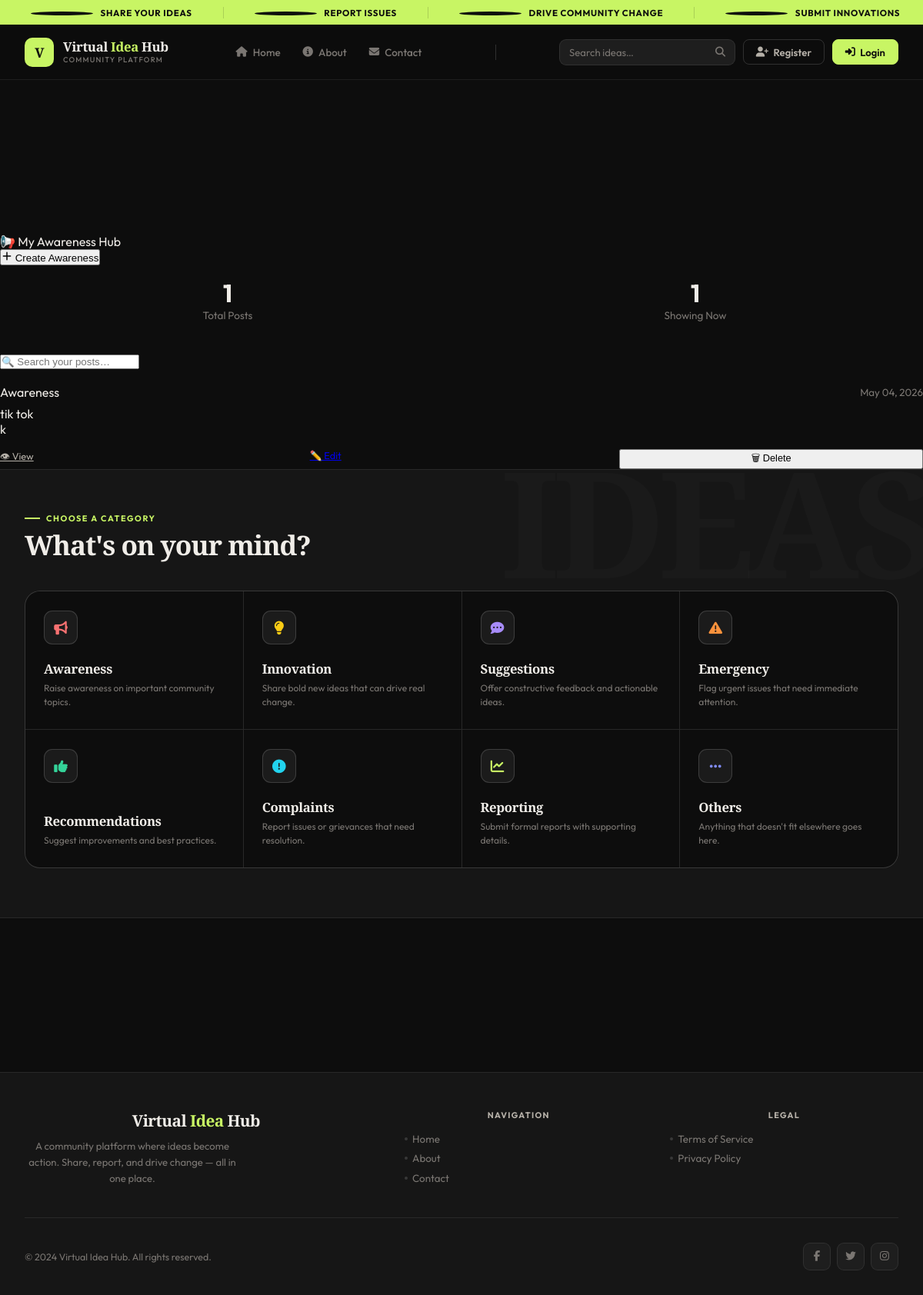
The app's page /awareness/ (signed in) with its own data.
### myapp/models.py (models this page shows, shortened)
class BasePost(models.Model):
    STATUS_CHOICES = [
        ('pending',   'Pending'),
        ('in_review', 'In Review'),
        ('resolved',  'Resolved'),
        ('rejected',  'Rejected'),
    ]
    user         = models.ForeignKey(User, on_delete=models.SET_NULL, null=True, blank=True)
    title        = models.CharField(max_length=255)
    content      = models.TextField()
    is_anonymous = models.BooleanField(default=False)
    status       = models.CharField(max_length=20, choices=STATUS_CHOICES, default='pending')
    created_at   = models.DateTimeField(auto_now_add=True)
    updated_at   = models.DateTimeField(auto_now=True)
    class Meta:
        abstract = True

class PostAwareness(BasePost):
    class Meta:
        verbose_name        = 'Awareness Post'
        verbose_name_plural = 'Awareness Posts'
        ordering            = ['-created_at']

### myapp/views.py (the view)
# urls.py: path('awareness/', views.awareness_dashboard, name='awareness_dashboard'),
@login_required
def awareness_dashboard(request):
    query = request.GET.get('q', '')
    posts = PostAwareness.objects.filter(user=request.user).order_by('-created_at')
    if query:
        posts = (
            PostAwareness.objects.filter(user=request.user, title__icontains=query) |
            PostAwareness.objects.filter(user=request.user, content__icontains=query)
        ).order_by('-created_at')
    return render(request, 'awareness/dashboard.html', {
        'posts': posts,
        'total': PostAwareness.objects.filter(user=request.user).count(),
        'query': query,
    })

### myapp/templates/awareness/dashboard.html (shortened to what this page needs)
{% extends "base.html" %}
{% block content %}
<div class="page-header">
    <div>
        <div class="greeting">📢 <span>My Awareness Hub</span></div>
    </div>
    <button class="btn btn-blue" onclick="toggleAwarenessForm()">
        <svg id="awareness-form-icon" fill="none" stroke="currentColor" viewBox="0 0 24 24" width="14" height="14">
            <path stroke-linecap="round" stroke-linejoin="round" stroke-width="2.5" d="M12 4v16m8-8H4"/>
        </svg>
        <span id="awareness-form-label">Create Awareness</span>
    </button>
</div>
<div style="display:flex; gap:1rem; margin-bottom:1.5rem; flex-wrap:wrap;">
    <div class="card" style="flex:1; min-width:140px; text-align:center; padding:1rem;">
        <div style="font-size:2rem; font-weight:700; color:var(--blue);">{{ total }}</div>
        <div style="font-size:0.85rem; color:var(--text-muted);">Total Posts</div>
    </div>
    <div class="card" style="flex:1; min-width:140px; text-align:center; padding:1rem;">
        <div style="font-size:2rem; font-weight:700; color:var(--green);">{{ posts|length }}</div>
        <div style="font-size:0.85rem; color:var(--text-muted);">Showing Now</div>
    </div>
</div>
<div style="margin-bottom:1.25rem;">
    <input
        id="awareness-search"
        type="text"
        class="form-control"
        placeholder="🔍 Search your posts…"
        value="{{ query }}"
        oninput="filterAwareness(this.value)"
    >
</div>
<div class="awareness-grid" id="awareness-grid">
    {% for post in posts %}
    <div class="awareness-card"
         data-title="{{ post.title|lower }}"
         data-content="{{ post.content|lower }}">
        <div style="display:flex; align-items:center; justify-content:space-between; margin-bottom:0.5rem;">
            <span class="badge badge-blue">Awareness</span>
            <small style="color:var(--text-muted);">{{ post.created_at|date:"M d, Y" }}</small>
        </div>
        <div class="awareness-card-title">{{ post.title }}</div>
        <div class="awareness-card-content">{{ post.content|truncatewords:25 }}</div>
        <div class="awareness-card-actions" style="display:flex; gap:0.5rem; margin-top:1rem;">
            <a href="{% url 'awareness_detail' post.id %}"
               class="btn btn-ghost" style="flex:1; justify-content:center; font-size:0.8rem;">
               👁 View
            </a>
            <a href="{% url 'edit_awareness' post.id %}"
               class="btn btn-blue" style="flex:1; justify-content:center; font-size:0.8rem;">
               ✏️ Edit
            </a>
            <form method="post" action="{% url 'delete_awareness' post.id %}"
                  onsubmit="return confirm('Delete this post?');" style="flex:1;">
                <button type="submit" class="btn btn-danger"
                        style="width:100%; justify-content:center; font-size:0.8rem;">
                    🗑 Delete
                </button>
            </form>
        </div>
    </div>
    {% empty %}
    <div class="awareness-empty" id="awareness-empty-state">
        <h3>No awareness posts yet</h3>
        <p>Click "Create Awareness" above to write your first post.</p>
    </div>
    {% endfor %}
</div>
{% endblock %}

### myapp/static/css/styles.css (style rules this page uses)
* { margin: 0; padding: 0; box-sizing: border-box; }
body { font-family: Arial, sans-serif; background-color: #bc9191; }

### myapp/templates/base.html (style rules this page uses)
*, *::before, *::after { box-sizing: border-box; margin: 0; padding: 0; }
:root { --bg: #0d0d0d; --surface: #161616; --surface2: #1e1e1e; --border: rgba(255,255,255,0.08); --border-strong: rgba(255,255,255,0.15); --text: #f0ede8; --text-muted: #7a7672; --text-soft: #b5b0a8; --accent: #c8f564; --accent-dim: rgba(200,245,100,0.12); --accent2: #ff6b35; --accent3: #7c9cff; --nav-h: 72px; --radius: 12px; --radius-lg: 20px; }
html { scroll-behavior: smooth; }
body { font-family: 'Outfit', sans-serif; background: var(--bg); color: var(--text); min-height: 100vh; display: flex; flex-direction: column; -webkit-font-smoothing: antialiased; }
.btn-ghost { border-color: var(--border-strong); color: var(--text-soft); background: transparent; }

### records on screen
PostAwareness: created_at "May 04, 2026", title "tik tok", content "k"

### other values on screen
{{ total }} "1"
{{ posts|length }} "1"
